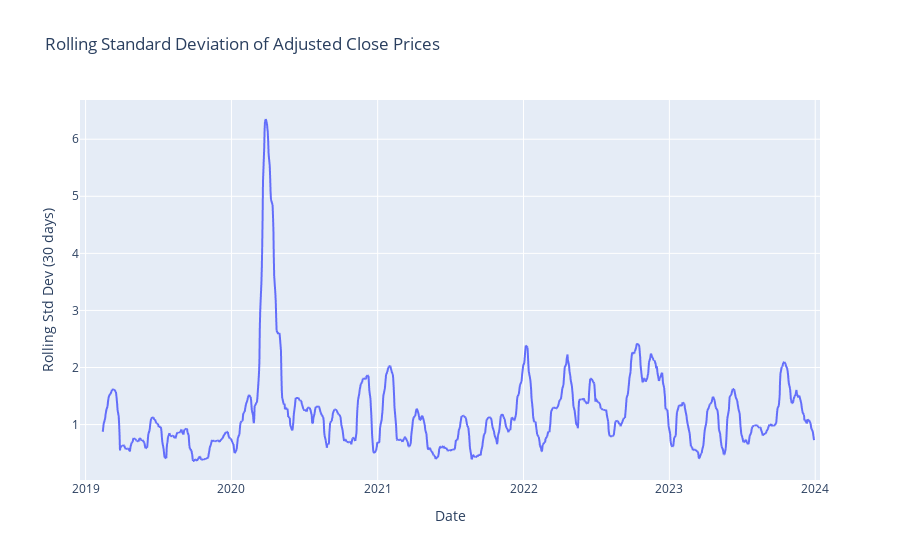

The notebook cell this image was saved under:
### Markdown cell above
## Rolling Standard Deviation

### Code cell
data['Rolling Std Dev'] = data['Adj Close'].rolling(window=30).std()

fig = px.line(data, x='Date', y='Rolling Std Dev',
              title='Rolling Standard Deviation of Adjusted Close Prices',
              labels={'Rolling Std Dev':'Rolling Std Dev (30 days)', 'Date':'Date'})
fig.update_xaxes(range=[data['Date'].min() - pd.Timedelta(days=15), data['Date'].max() + pd.Timedelta(days=15)])

fig.show()

### Figure 1 — Plotly figure (JSON) as saved in the notebook; plotly's stock layout.template omitted (floating-point values rounded to 4 significant figures; data arrays with more than 128 entries replaced by an {"elided": "..."} marker saying what was removed)
{"data": [{"hovertemplate": "Date=%{x}<br>Rolling Std Dev (30 days)=%{y}<extra></extra>", "legendgroup": "", "line": {"color": "#636efa", "dash": "solid"}, "marker": {"symbol": "circle"}, "mode": "lines", "name": "", "showlegend": false, "type": "scattergl", "x": {"elided": "1258 str values"}, "xaxis": "x", "y": {"elided": "1258 float values"}, "yaxis": "y"}], "layout": {"autosize": true, "legend": {"tracegroupgap": 0}, "title": {"text": "Rolling Standard Deviation of Adjusted Close Prices"}, "xaxis": {"anchor": "y", "domain": [0, 1], "range": ["2018-12-18T00:00:00", "2024-01-13T00:00:00"], "title": {"text": "Date"}, "type": "date"}, "yaxis": {"anchor": "x", "autorange": true, "domain": [0, 1], "range": [0.02864, 6.687], "title": {"text": "Rolling Std Dev (30 days)"}, "type": "linear"}}}
